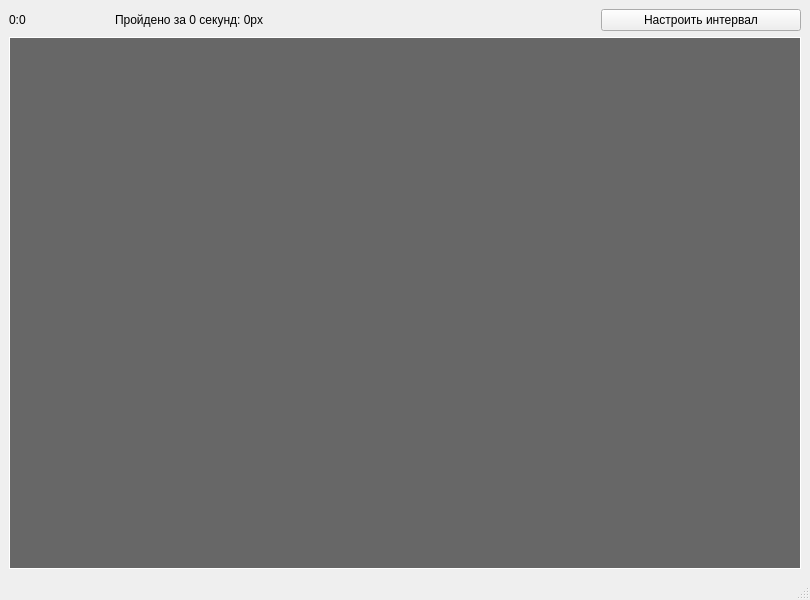
<?xml version="1.0" encoding="UTF-8"?>
<ui version="4.0">
 <class>MainWindow</class>
 <widget class="QMainWindow" name="MainWindow">
  <property name="geometry">
   <rect>
    <x>0</x>
    <y>0</y>
    <width>810</width>
    <height>600</height>
   </rect>
  </property>
  <property name="mouseTracking">
   <bool>false</bool>
  </property>
  <property name="windowTitle">
   <string>MainWindow</string>
  </property>
  <widget class="QWidget" name="centralwidget">
   <layout class="QVBoxLayout" name="verticalLayout_2">
    <item>
     <layout class="QHBoxLayout" name="horizontalLayout_2">
      <item>
       <widget class="QLabel" name="mouseInfoLabel">
        <property name="maximumSize">
         <size>
          <width>100</width>
          <height>50</height>
         </size>
        </property>
        <property name="text">
         <string>0:0</string>
        </property>
       </widget>
      </item>
      <item>
       <widget class="QLabel" name="pathLabel">
        <property name="maximumSize">
         <size>
          <width>500</width>
          <height>50</height>
         </size>
        </property>
        <property name="text">
         <string>Пройдено за 0 секунд: 0px</string>
        </property>
       </widget>
      </item>
      <item>
       <widget class="QPushButton" name="settingButton">
        <property name="maximumSize">
         <size>
          <width>200</width>
          <height>50</height>
         </size>
        </property>
        <property name="text">
         <string>Настроить интервал</string>
        </property>
       </widget>
      </item>
     </layout>
    </item>
    <item>
     <widget class="mouseTrackingPanel" name="mousePanel" native="true">
      <property name="sizePolicy">
       <sizepolicy hsizetype="Preferred" vsizetype="Preferred">
        <horstretch>2</horstretch>
        <verstretch>2</verstretch>
       </sizepolicy>
      </property>
      <property name="mouseTracking">
       <bool>true</bool>
      </property>
      <property name="autoFillBackground">
       <bool>false</bool>
      </property>
      <property name="styleSheet">
       <string notr="true">border: 1px solid rgb(255,255,255);
background-color: rgb(103, 103, 103);</string>
      </property>
     </widget>
    </item>
   </layout>
  </widget>
  <widget class="QMenuBar" name="menubar">
   <property name="geometry">
    <rect>
     <x>0</x>
     <y>0</y>
     <width>810</width>
     <height>30</height>
    </rect>
   </property>
  </widget>
  <widget class="QStatusBar" name="statusbar"/>
 </widget>
 <customwidgets>
  <customwidget>
   <class>mouseTrackingPanel</class>
   <extends>QWidget</extends>
   <header>mousetrackingpanel.h</header>
   <container>1</container>
  </customwidget>
 </customwidgets>
 <resources/>
 <connections/>
</ui>
